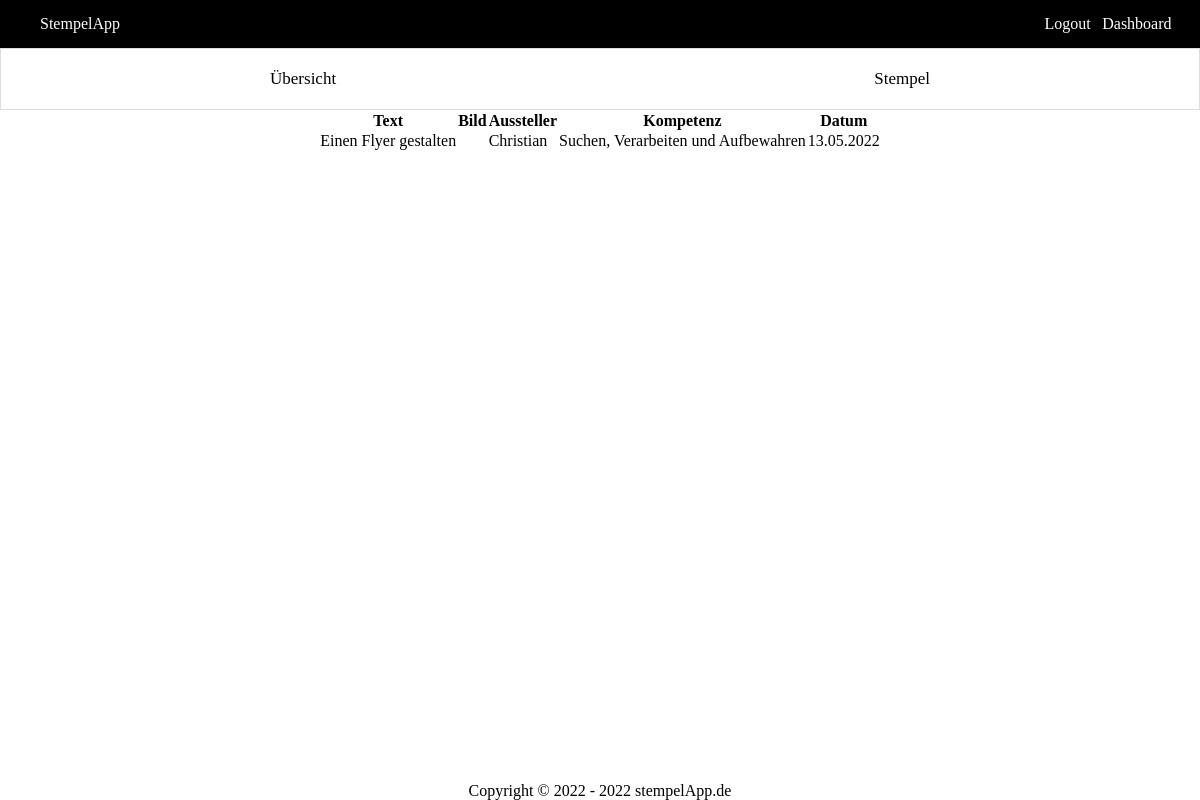
Page /website/dashboard/course/stamp.php?id=3 (signed in) on the committed database.
### tables this page shows
CREATE TABLE Stempel (Id INTEGER PRIMARY KEY NOT NULL, Text STRING, Bild STRING, Empfänger INTEGER REFERENCES Nutzer (Id) NOT NULL, Aussteller INTEGER REFERENCES Nutzer (Id) NOT NULL, Kurs INTEGER NOT NULL REFERENCES Kurs (Id), Kompetenz INTEGER NOT NULL REFERENCES Kompetenz (Id), Datum DATETIME NOT NULL);

CREATE TABLE Kompetenz (Id INTEGER PRIMARY KEY NOT NULL, Name STRING NOT NULL, Text STRING NOT NULL);

### website/stempelAppManager.php (called while the page is built, shortened)
<?php
$db = new PDO('sqlite:' . dirname(__FILE__) . '/StempelApp.db');
function getCompetenceNameById($id)
{
    global $db;
    $query =
        'SELECT Name
        FROM Kompetenz
        WHERE Id = :id';
    $stmt = $db->prepare($query);
    $stmt->bindParam(":id", $id);
    $stmt->execute();
    $competence = $stmt->fetch();
    return $competence['Name'];
}
function getUserNameById($id)
{
    global $db;
    $query =
        'SELECT Name
        FROM Nutzer
        WHERE Id = :id';
    $stmt = $db->prepare($query);
    $stmt->bindParam(":id", $id);
    $stmt->execute();
    $user = $stmt->fetch(PDO::FETCH_ASSOC);
    return $user['Name'];
}
function getUserByName($name)
{
    global $db;
    $query =
        'SELECT *
        FROM Nutzer
        WHERE Name = :name';
    $stmt = $db->prepare($query);
    $stmt->bindParam(":name", $name);
    $stmt->execute();
    return $stmt->fetch(PDO::FETCH_ASSOC);
}
function isUserStudent($user): bool
{
    return $user['Rolle'] == SCHUELER;
}
function getCourseById($id)
{
    global $db;
    $query =
        'SELECT *
        FROM Kurs k
        WHERE k.Id = :id';
    $stmt = $db->prepare($query);
    $stmt->bindParam(":id", $id);
    $stmt->execute();
    return $stmt->fetch();
}
function getStampsForCourse($course, $sessionUser)
{
    global $db;
    $parameters = array();
    $parameters[] = $course['Id'];
    if (isUserStudent($sessionUser)) {
        $query =
            'SELECT s.Id, s.Text, s.Bild, aussteller.Id as Aussteller, kom.Id as Kompetenz, Datum
        FROM Stempel s, Nutzer empfänger, Nutzer aussteller, Kompetenz kom
        WHERE s.Kurs = ?
        AND s.Empfänger = empfänger.Id
        AND empfänger.Id = ?
        AND s.Aussteller = aussteller.Id
        AND s.Kompetenz = kom.Id';
        $parameters[] = $sessionUser['Id'];
    }
    $stmt = $db->prepare($query);
    $stmt->execute($parameters);
    return $stmt->fetchAll(PDO::FETCH_ASSOC);
}

### website/dashboard/course/stamp.php (the view, shortened to what this page needs)
<?php
require_once "../../stempelAppManager.php";
$sessionUser = getUserByName($_SESSION['name']);
$selectedCourse = getCourseById($_GET['id']);
$stamps = getStampsForCourse($selectedCourse, $sessionUser);
function printColumnNames()
{
    global $stamps, $sessionUser;
    if (sizeof($stamps) != 0) {
        foreach ($stamps[0] as $key => $stamp) {
            if ($key == 'Id' && !isUserAdmin($sessionUser)) { continue; } ?>
            <th><?= $key ?></th>
        <?php }
    }
}
function printEntityRow($stamp)
{
    global $sessionUser ?>
    <tr>
        <td><a href="../stamp/entity.php?id=<?= $stamp['Id'] ?>"><?= $stamp['Text'] ?></a></td>
        <td><?= $stamp['Bild'] ?></td>
        <td><a href="../user/entity.php?id=<?= $stamp['Aussteller'] ?>"><?= getUserNameById($stamp['Aussteller']) ?></a></td>
        <td><a href="../../competence.php?id=<?= $stamp['Kompetenz'] ?>"><?= getCompetenceNameById($stamp['Kompetenz']) ?></a></td>
        <td><?= $stamp['Datum'] ?></td>
    </tr>
<?php }
?>
<!DOCTYPE html>
<html lang="en" dir="ltr">
<head>
    <link rel="stylesheet" href="../../css/dashboard.css">
    <link rel="stylesheet" href="../../css/header.css">
    <link rel="stylesheet" href="../../css/footer.css">
    <link rel="stylesheet" href="../../css/config.css">
</head>
<body>
<?php include '../../header.inc.php'; ?>
<?php include 'buttonlist.inc.php'; ?>
<div class="container flex">
    <div class="table">
        <table>
            <tr>
                <?php printColumnNames() ?>
            </tr>
            <?php foreach ($stamps as $stamp) {
                printEntityRow($stamp);
            } ?>
        </table>
    </div>
</div>
<?php include '../../footer.inc.php'; ?>
</body>
</html>

### website/css/dashboard.css (style rules this page uses)
a { text-decoration: none; color: black; }
.container { width: 100%; height: 60%; justify-content: space-around; position: absolute; flex-wrap: wrap; align-items: flex-start; }

### website/css/header.css (style rules this page uses)
.flex { display: flex; }

### website/css/config.css (style rules this page uses)
* { margin: 0; padding: 0; border: 0; }
html,body { height: 100%; }

### rows in the picture
stempel: Text "Einen Flyer gestalten", Aussteller "Christian", Kompetenz.Name "Suchen, Verarbeiten und Aufbewahren", Datum "13.05.2022"

### other values in the picture
$key "Text"
$key "Bild"
$key "Aussteller"
$key "Kompetenz"
$key "Datum"
